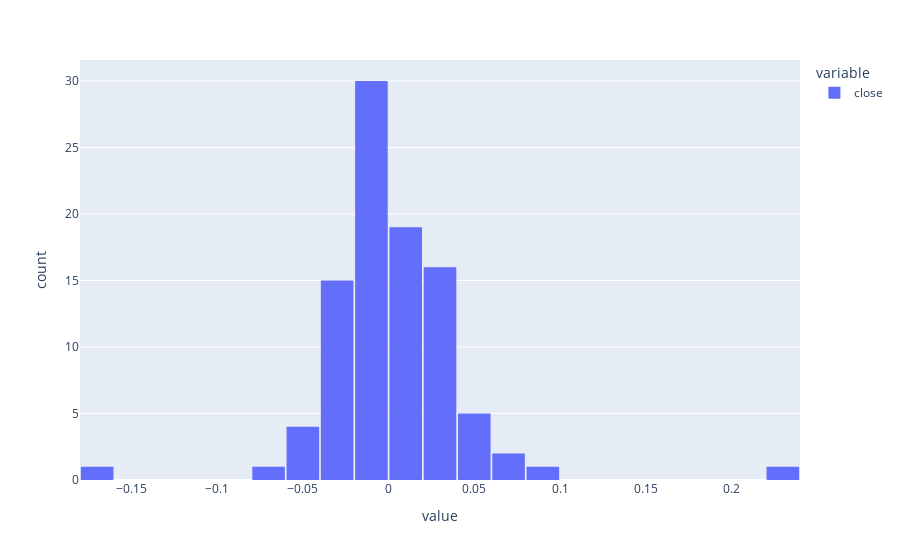

Notebook code for this chart:
### Code cell
returns_on_interval = ((df['close'].shift(-1) - df['close'])/df['close'].shift(-1)).dropna()
fig = px.histogram(returns_on_interval)
fig.update_layout(bargap=0.05)

### Figure 1 — Plotly figure (JSON) as saved in the notebook; plotly's stock layout.template omitted (floating-point values rounded to 4 significant figures)
{"data": [{"alignmentgroup": "True", "bingroup": "x", "hovertemplate": "variable=close<br>value=%{x}<br>count=%{y}<extra></extra>", "legendgroup": "close", "marker": {"color": "#636efa", "pattern": {"shape": ""}}, "name": "close", "offsetgroup": "close", "orientation": "v", "showlegend": true, "type": "histogram", "x": [-0.03045, 0.009846, -0.0169, 0.04139, -0.01708, 0.02382, -0.006595, 0.004773, -0.01391, -0.008542, 0.0006098, 0.02265, 0.04659, -0.01558, -0.03463, -0.01762, -0.006728, 0.0433, -0.02091, -0.0404, 0.0147, 0.04054, -0.01794, 0.2355, 0.07331, 0.03713, -0.005332, 0.02675, -0.04332, 0.04684, 0.008658, -0.03969, -0.04444, -0.02902, 0.03603, -0.02699, 0.02504, 0.03954, -0.004505, 0.02632, -0.006017, -0.03702, -0.00966, 0.08983, 0.01134, -0.01613, -0.02722, -0.02632, 0.012, -0.02333, -0.04002, 0.02125, -0.008403, 0.03134, -0.003267, -0.01282, 0.01346, 0.01527, -0.0155, -0.06519, -0.006562, -0.006162, -0.000881, -0.009787, 0.02091, 0.001739, -0.00833, -0.0174, 0.01839, -0.007499, -0.03516, -0.0009141, -0.02675, -0.008519, -0.03224, 0.02384, 0.03096, -0.002316, 0.005527, 0.03597, 0.01358, -0.03914, 0.006781, 0.01907, 0.03343, 0.07457, -0.178, 0.007421, -0.01987, -0.02621, 0.01624, 0.02332, 0.01061, -0.0009238, 0.005055], "xaxis": "x", "yaxis": "y"}], "layout": {"bargap": 0.05, "barmode": "relative", "legend": {"title": {"text": "variable"}, "tracegroupgap": 0}, "margin": {"t": 60}, "xaxis": {"anchor": "y", "domain": [0, 1], "title": {"text": "value"}}, "yaxis": {"anchor": "x", "domain": [0, 1], "title": {"text": "count"}}}}
